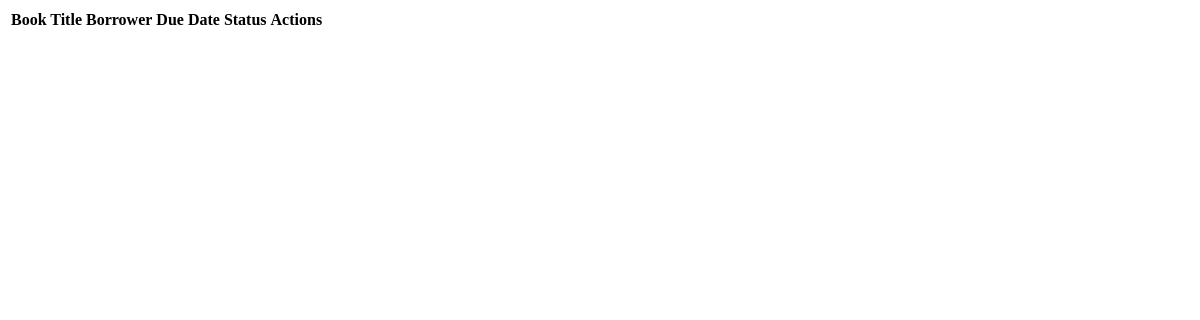
/book_loans, run on an earlier commit of the app's database.
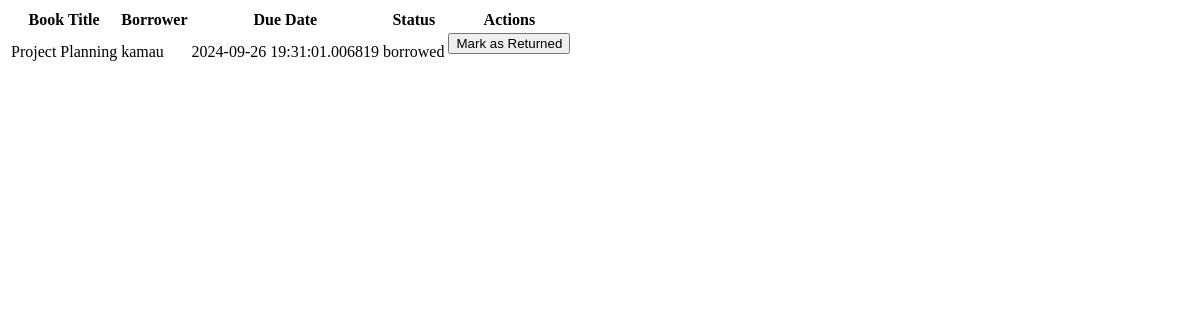
And on a later commit of the database.
### models.py (models this page shows, shortened)
class Loan(db.Model):
    id = db.Column(db.Integer, primary_key=True)
    book_id = db.Column(db.Integer, db.ForeignKey('book.id'), nullable=False)
    member_id = db.Column(db.Integer, db.ForeignKey('member.id'), nullable=False)
    borrow_date = db.Column(db.DateTime, default=datetime.utcnow)
    return_date = db.Column(db.DateTime, nullable=True)
    due_date = db.Column(db.DateTime, default=lambda: datetime.utcnow() + timedelta(days=14))
    status = db.Column(db.String(50), default='borrowed')  # Options: 'borrowed', 'returned', 'overdue'
    book = db.relationship('Book', backref=db.backref('loans', lazy=True))

class Book(db.Model):
    id = db.Column(db.Integer, primary_key=True)
    picture = db.Column(db.String(120), nullable=True)
    title = db.Column(db.String(150), nullable=False)
    author = db.Column(db.String(100), nullable=False)
    isbn = db.Column(db.String(20), unique=True, nullable=False)
    genre = db.Column(db.String(50), nullable=True)
    description = db.Column(db.String(50), nullable=False)
    publication_year = db.Column(db.Integer)
    available_quantity = db.Column(db.Integer, default=1)
    total_quantity = db.Column(db.Integer, default=1)
    shelf = db.Column(db.String(100), nullable=False)

class Member(db.Model):
    id = db.Column(db.Integer, primary_key=True)
    username = db.Column(db.String(150), unique=True, nullable=False)
    password = db.Column(db.String(150), nullable=False)
    borrow_history = db.relationship('Loan', backref='member', lazy=True)

### app.py (the view)
@app.route('/book_loans')
def book_loans():
    loans = Loan.query.filter(Loan.status != 'returned').all()  # Show only active loans
    return render_template('book_loans.html', loans=loans)

### templates/book_loans.html
<table>
    <thead>
        <tr>
            <th>Book Title</th>
            <th>Borrower</th>
            <th>Due Date</th>
            <th>Status</th>
            <th>Actions</th>
        </tr>
    </thead>
    <tbody>
        {% for loan in loans %}
        <tr>
            <td>{{ loan.book.title }}</td>
            <td>{{ loan.member.username }}</td>
            <td>{{ loan.due_date }}</td>
            <td>{{ loan.status }}</td>
            <td>
                <form action="{{ url_for('return_book', loan_id=loan.id) }}" method="POST">
                    <button type="submit">Mark as Returned</button>
                </form>
            </td>
        </tr>
        {% endfor %}
    </tbody>
</table>

What changed in the data, as far as the page shows it:
added Loan: book "Project Planning", member.username "kamau", due_date "2024-09-26 19:31:01.006819", status "borrowed"
